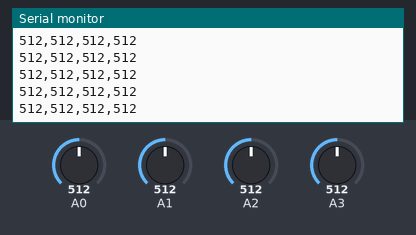
Recording of a sketch running on a simulated Arduino Uno, built with avr-gcc and run on an emulated ATmega328P. Shown: the last lines printed to the serial monitor. The test bench sets the inputs (shaded band); at power-on: A0 = 512, A1 = 512, A2 = 512, A3 = 512.

Above: at 1.2 s.
1.3 s: A0 set to 716
At 1.56 s:
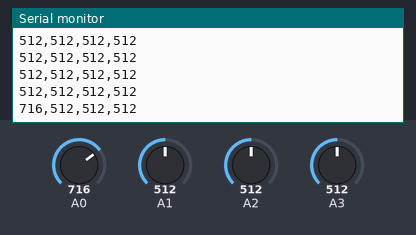
2.8 s: A1 set to 716
At 2.97 s:
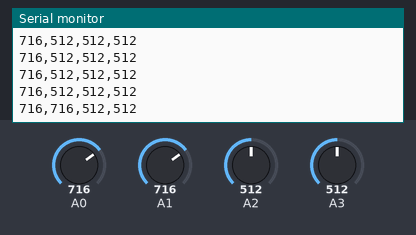
4.3 s: A2 set to 716
At 4.38 s:
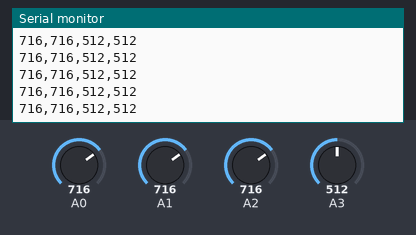
5.8 s: A3 set to 716
At 5.99 s:
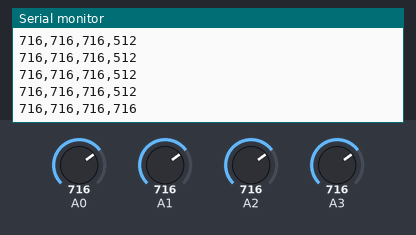
7.3 s: A0 set to 992
At 7.4 s:
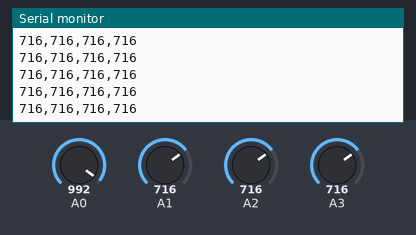
8.8 s: A1 set to 992
At 8.8 s:
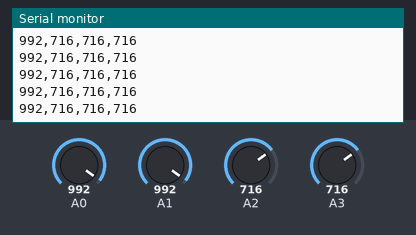
Timing chart, 0 to 11.3 s (numbered marks = the images above; inputs shaded):
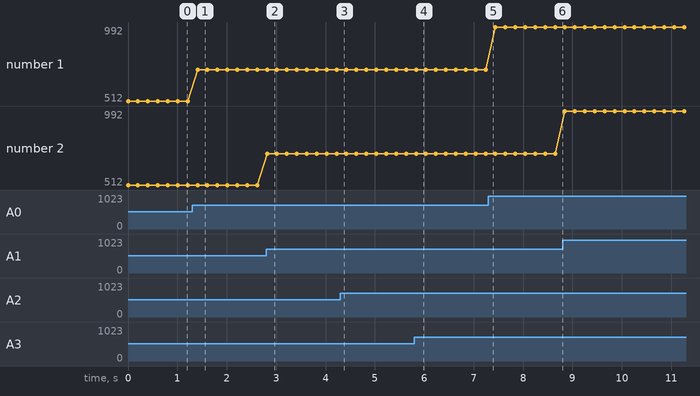

Measured:
- after the input at 1.3 s, the serial monitor: prints a new line after 0.11 s (image 1)
- after the input at 2.8 s, the serial monitor: prints a new line at once (image 2)
- after the input at 5.8 s, the serial monitor: prints a new line at once (image 4)
- plotted number 1: 512 → 716 after the input at 1.3 s, 716 → 992 after the input at 7.3 s

The sketch:

ban_copy_20240410150734.ino
```cpp
void setup() {
  Serial.begin(9600); // Inicia a comunicação serial a 9600 bps.
}

void loop() {
  for (int pin = A0; pin <= A3; pin++) {
    int sensorValue = analogRead(pin); // Lê o valor analógico.
    Serial.print(sensorValue);
    if (pin < A3) {
      Serial.print(","); // Adiciona uma vírgula entre os valores, exceto após o último valor.
    }
  }
  Serial.println(); // Finaliza a linha para o conjunto de valores.
  delay(200); // Pequena pausa para não saturar a comunicação serial.
}
```
